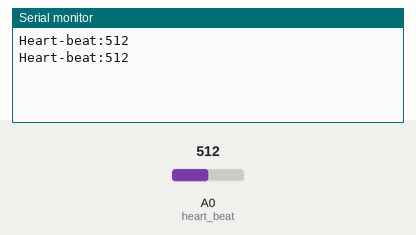
Simulated run of this sketch. Board: Arduino Uno, built with avr-gcc and run on an emulated ATmega328P. Parts: the last lines printed to the serial monitor. The inputs (shaded band) are chosen by the test bench; at power-on: A0 (heart_beat) = 512.

Above: at 1.8 s.
1.9 s: A0 (heart_beat) set to 716
At 2.8 s:
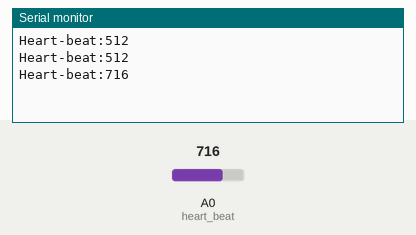
3.4 s: A0 (heart_beat) set to 900
At 4.6 s:
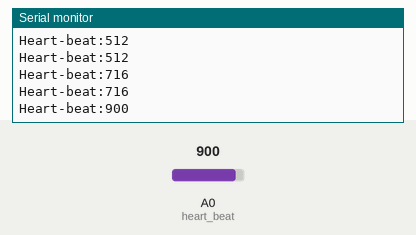
Timing chart, 0 to 6.4 s (numbered marks = the images above; inputs shaded):
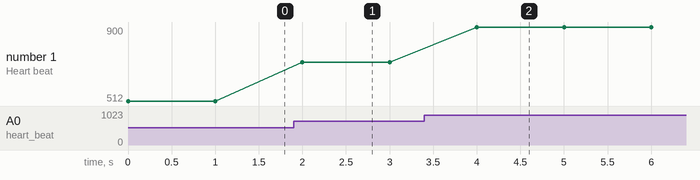

The sketch:

Heartbeat_sensor_interfacing_with_arduino.ino
```cpp
int heart_beat=A0;
int value;
void setup() {
  Serial.begin(9600);
}

void loop() {
  value=analogRead(heart_beat);
  Serial.print("Heart-beat:");
  Serial.println(value);
  delay(1000);
}
```

Measured:
- after the input at 1.9 s, the serial monitor: prints a new line after 0.10 s (image 1)
- after the input at 3.4 s, the serial monitor: prints a new line after 0.60 s (image 2)
- plotted number 1: 512 → 716 after the input at 1.9 s, 716 → 900 after the input at 3.4 s
